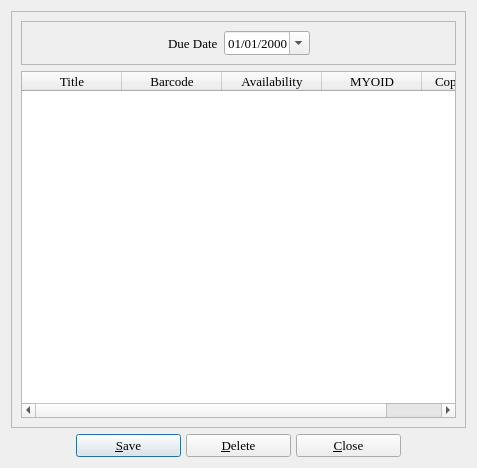
<ui version="4.0" >
 <class>copybrowser</class>
 <widget class="QDialog" name="copybrowser" >
  <property name="geometry" >
   <rect>
    <x>0</x>
    <y>0</y>
    <width>477</width>
    <height>468</height>
   </rect>
  </property>
  <property name="minimumSize" >
   <size>
    <width>450</width>
    <height>370</height>
   </size>
  </property>
  <property name="maximumSize" >
   <size>
    <width>16777215</width>
    <height>16777215</height>
   </size>
  </property>
  <property name="font" >
   <font>
    <family>Times</family>
    <pointsize>10</pointsize>
   </font>
  </property>
  <property name="windowTitle" >
   <string>BiblioteQ: Copies Browser</string>
  </property>
  <layout class="QVBoxLayout" >
   <item>
    <widget class="QFrame" name="frame" >
     <property name="frameShape" >
      <enum>QFrame::StyledPanel</enum>
     </property>
     <property name="frameShadow" >
      <enum>QFrame::Raised</enum>
     </property>
     <layout class="QVBoxLayout" >
      <item>
       <widget class="QFrame" name="dueDateFrame" >
        <property name="frameShape" >
         <enum>QFrame::StyledPanel</enum>
        </property>
        <property name="frameShadow" >
         <enum>QFrame::Raised</enum>
        </property>
        <layout class="QVBoxLayout" >
         <item>
          <layout class="QHBoxLayout" >
           <item>
            <spacer>
             <property name="orientation" >
              <enum>Qt::Horizontal</enum>
             </property>
             <property name="sizeHint" stdset="0" >
              <size>
               <width>40</width>
               <height>20</height>
              </size>
             </property>
            </spacer>
           </item>
           <item>
            <widget class="QLabel" name="label" >
             <property name="font" >
              <font>
               <family>Times</family>
               <pointsize>10</pointsize>
              </font>
             </property>
             <property name="text" >
              <string>Due Date</string>
             </property>
            </widget>
           </item>
           <item>
            <widget class="QDateEdit" name="dueDate" >
             <property name="displayFormat" >
              <string>MM/dd/yyyy</string>
             </property>
             <property name="calendarPopup" >
              <bool>true</bool>
             </property>
            </widget>
           </item>
           <item>
            <spacer>
             <property name="orientation" >
              <enum>Qt::Horizontal</enum>
             </property>
             <property name="sizeHint" stdset="0" >
              <size>
               <width>31</width>
               <height>20</height>
              </size>
             </property>
            </spacer>
           </item>
          </layout>
         </item>
        </layout>
       </widget>
      </item>
      <item>
       <widget class="QTableWidget" name="table" >
        <property name="font" >
         <font>
          <family>Times</family>
          <pointsize>10</pointsize>
          <weight>50</weight>
          <italic>false</italic>
          <bold>false</bold>
          <underline>false</underline>
          <strikeout>false</strikeout>
         </font>
        </property>
        <property name="focusPolicy" >
         <enum>Qt::StrongFocus</enum>
        </property>
        <property name="editTriggers" >
         <set>QAbstractItemView::DoubleClicked</set>
        </property>
        <property name="alternatingRowColors" >
         <bool>true</bool>
        </property>
        <property name="selectionMode" >
         <enum>QAbstractItemView::SingleSelection</enum>
        </property>
        <property name="selectionBehavior" >
         <enum>QAbstractItemView::SelectRows</enum>
        </property>
        <property name="verticalScrollMode" >
         <enum>QAbstractItemView::ScrollPerItem</enum>
        </property>
        <property name="horizontalScrollMode" >
         <enum>QAbstractItemView::ScrollPerPixel</enum>
        </property>
        <property name="cornerButtonEnabled" >
         <bool>false</bool>
        </property>
        <column>
         <property name="text" >
          <string>Title</string>
         </property>
        </column>
        <column>
         <property name="text" >
          <string>Barcode</string>
         </property>
        </column>
        <column>
         <property name="text" >
          <string>Availability</string>
         </property>
        </column>
        <column>
         <property name="text" >
          <string>MYOID</string>
         </property>
        </column>
        <column>
         <property name="text" >
          <string>Copy Number</string>
         </property>
        </column>
       </widget>
      </item>
     </layout>
    </widget>
   </item>
   <item>
    <layout class="QHBoxLayout" >
     <property name="spacing" >
      <number>5</number>
     </property>
     <item>
      <spacer>
       <property name="orientation" >
        <enum>Qt::Horizontal</enum>
       </property>
       <property name="sizeType" >
        <enum>QSizePolicy::Expanding</enum>
       </property>
       <property name="sizeHint" stdset="0" >
        <size>
         <width>39</width>
         <height>20</height>
        </size>
       </property>
      </spacer>
     </item>
     <item>
      <widget class="QPushButton" name="saveButton" >
       <property name="minimumSize" >
        <size>
         <width>105</width>
         <height>0</height>
        </size>
       </property>
       <property name="font" >
        <font>
         <family>Times</family>
         <pointsize>10</pointsize>
        </font>
       </property>
       <property name="text" >
        <string>&amp;Save</string>
       </property>
       <property name="icon" >
        <iconset>
         <normaloff>icons.d/16x16/ok.png</normaloff>icons.d/16x16/ok.png</iconset>
       </property>
      </widget>
     </item>
     <item>
      <widget class="QPushButton" name="deleteButton" >
       <property name="minimumSize" >
        <size>
         <width>105</width>
         <height>0</height>
        </size>
       </property>
       <property name="font" >
        <font>
         <family>Times</family>
         <pointsize>10</pointsize>
         <weight>50</weight>
         <italic>false</italic>
         <bold>false</bold>
         <underline>false</underline>
         <strikeout>false</strikeout>
        </font>
       </property>
       <property name="text" >
        <string>&amp;Delete</string>
       </property>
       <property name="icon" >
        <iconset>
         <normaloff>icons.d/16x16/eraser.png</normaloff>icons.d/16x16/eraser.png</iconset>
       </property>
      </widget>
     </item>
     <item>
      <widget class="QPushButton" name="cancelButton" >
       <property name="minimumSize" >
        <size>
         <width>105</width>
         <height>0</height>
        </size>
       </property>
       <property name="font" >
        <font>
         <family>Times</family>
         <pointsize>10</pointsize>
         <weight>50</weight>
         <italic>false</italic>
         <bold>false</bold>
         <underline>false</underline>
         <strikeout>false</strikeout>
        </font>
       </property>
       <property name="text" >
        <string>&amp;Close</string>
       </property>
       <property name="icon" >
        <iconset>
         <normaloff>icons.d/16x16/cancel.png</normaloff>icons.d/16x16/cancel.png</iconset>
       </property>
      </widget>
     </item>
     <item>
      <spacer>
       <property name="orientation" >
        <enum>Qt::Horizontal</enum>
       </property>
       <property name="sizeHint" stdset="0" >
        <size>
         <width>39</width>
         <height>20</height>
        </size>
       </property>
      </spacer>
     </item>
    </layout>
   </item>
  </layout>
 </widget>
 <tabstops>
  <tabstop>dueDate</tabstop>
  <tabstop>table</tabstop>
  <tabstop>saveButton</tabstop>
  <tabstop>deleteButton</tabstop>
  <tabstop>cancelButton</tabstop>
 </tabstops>
 <resources/>
 <connections/>
</ui>
